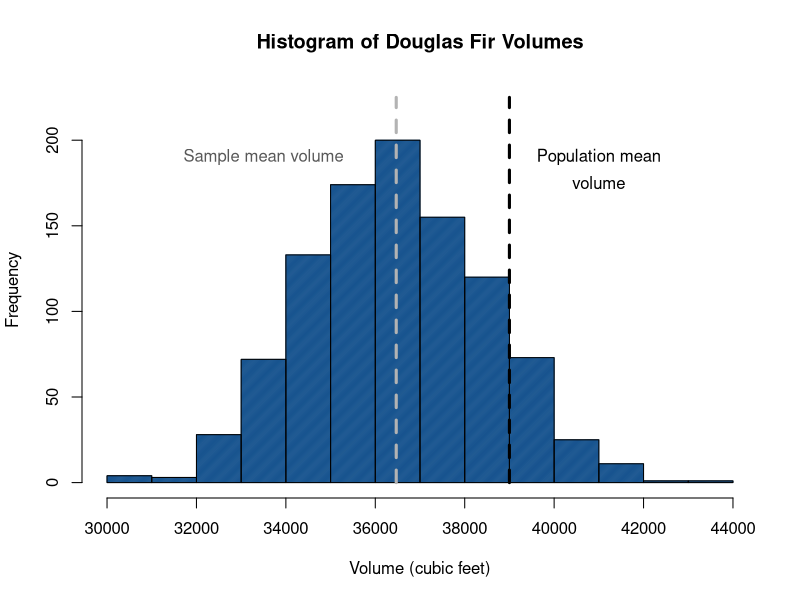
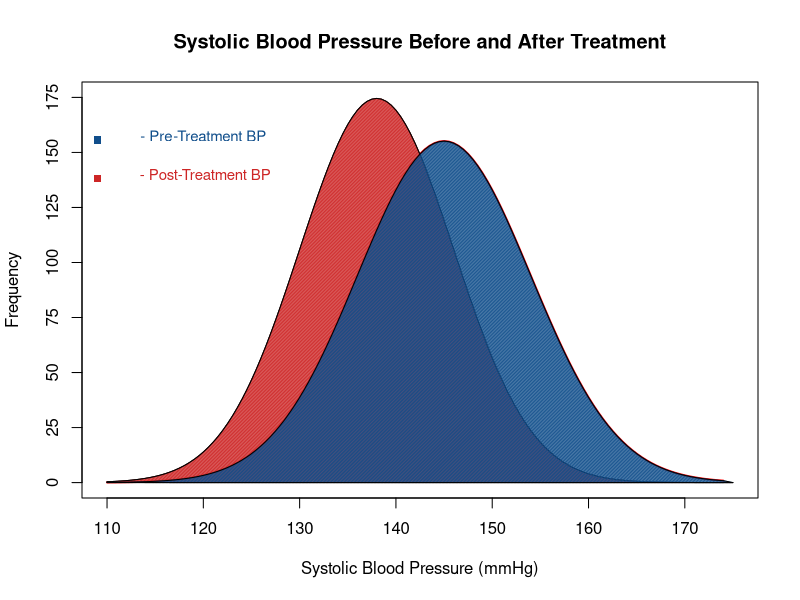
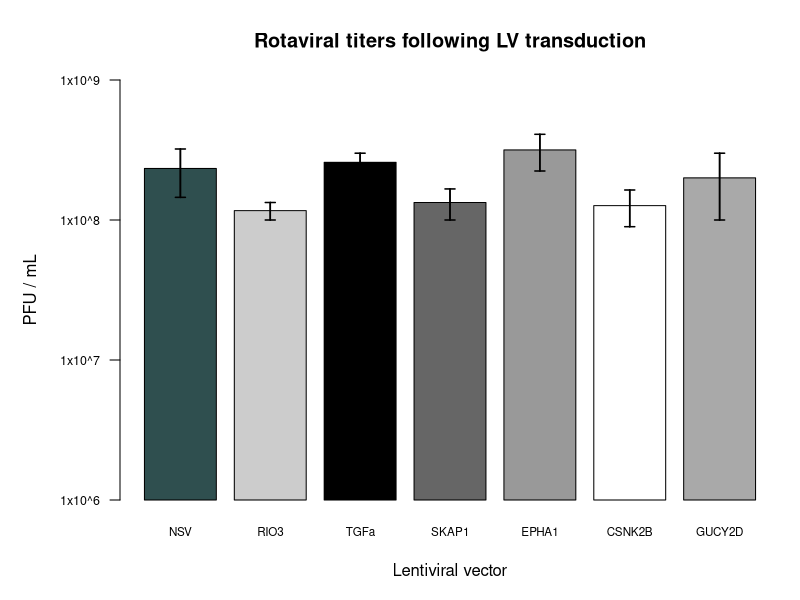

Source code (R) for these figures, in order:
###############################################################################
# One-Sample t-Test Example
###############################################################################

set.seed(0)
treeVolume <- c(rnorm(1000, mean = 36500, sd = 2000))
t.test(treeVolume, mu = 39000)

hist(treeVolume, freq = TRUE, density = 150, col = "dodgerblue4",
     border = "black", breaks = 15, 
     main = "Histogram of Douglas Fir Volumes",
     xlab = "Volume (cubic feet)", xlim = c(30000, 44000),
     ylim = c(0, 225))

segments(39000, 0, 39000, 225, lwd = 3,
         lty = 2)
text(41000, 190, "Population mean")
text(41000, 175, "volume")

segments(mean(treeVolume), 0, mean(treeVolume), 225,
         lwd = 3, lty = 2, col = "gray70")
text(33500, 190, "Sample mean volume", col = "gray35")

###############################################################################
# Paired-Samples Example
###############################################################################

# Let's say that we're measuring systolic
# blood pressures of patients before and
# after treatment with a drug meant to 
# reduce hypertension

set.seed(2820)

# We have 500 patients with a preTreat systolic
# bp of M = 145, SD = 11
preTreat <- c(rnorm(1000, mean = 145, sd = 9))

# And a postTreat systolic bp M = 130
# and SD = 15
postTreat <- c(rnorm(1000, mean = 138, sd = 8))

# Did the treatment reduce hypertension?
t.test(preTreat, postTreat, paired=TRUE)

bloodPressures <- data.frame(Systolic = c(preTreat, postTreat),
                         Treatment = c(rep("Pre-Treatment", 1000), 
                                       rep("Post-Treatment", 1000)))

# Optional histogram using ggplot

# library(ggplot2)
# ggplot(bloodPressures, aes(x = Systolic, fill = Treatment)) +
#   geom_bar(binwidth = 3, colour = "black", position = "identity", alpha = 0.6) + 
#   xlim(117, 174) +
#   xlab("Systolic Blood Pressure (mmHg)") + 
#   ggtitle("Systolic Blood Pressure Before and After Treatment")

x <- seq(from = 110, to = 174, by = 0.5)
y1 <- dnorm(x, mean = 145, sd = 9)
y2 <- dnorm(x, mean = 138, sd = 8)
plot(x, y1, type="l", lwd=2, col="red",
     main="Systolic Blood Pressure Before and After Treatment",
     xlab = "Systolic Blood Pressure (mmHg)",
     ylab = "Frequency", yaxt="n",
     xlim = c(110, 175), ylim = c(0, 0.05))
lines(x, y2)
polygon(c(110,x,175),c(0,y2,0), col="firebrick3", density = 100,
        border = "black")
polygon(c(117,x,175),c(0,y1,0), col="dodgerblue4", density = 100,
        border = "black")

ylab=c(seq(from=0, to=175, by=25))
y=c(seq(from=0, to=0.05, length.out = 8))
axis(2,at=y,labels=ylab)

text(x = 120, y = 0.045, "- Pre-Treatment BP", col = "dodgerblue4", cex = 0.9)
text(x = 120, y = 0.04, " - Post-Treatment BP", col = "firebrick3", cex = 0.9)
points(109, 0.0445, pch = 15, col = "dodgerblue4")
points(109, 0.0395, pch = 15, col = "firebrick3")

###############################################################################
# Equality of Variance
###############################################################################

# For Levene's Test:
library(car)
leveneTest(bloodPressures$Systolic, bloodPressures$Treatment)

# Or:
var.test(preTreat, postTreat)

###############################################################################
# Implementation in R
###############################################################################

# Independent 2-group t-test
# where y1 and y2 are numeric
set.seed(0)
ClevelandSpending <- rnorm(50, mean = 250, sd = 75)
NYSpending <- rnorm(50, mean = 300, sd = 80)
t.test(ClevelandSpending, NYSpending, var.equal=TRUE)

# Independent 2-group t-test
# where y1 is numeric and y2 is binary
spending <- c(ClevelandSpending, NYSpending)
city <- c(rep("Cleveland", 50), rep("New York", 50))
t.test(spending~city, var.equal=TRUE)

# Independent 2-group t-test
# Equal variances not assumed
t.test(ClevelandSpending, NYSpending, var.equal=FALSE)

# Paired-samples t-test
# where y1 & y2 are numeric
set.seed(2820)
preTreat <- c(rnorm(1000, mean = 145, sd = 9))
postTreat <- c(rnorm(1000, mean = 138, sd = 8))
t.test(preTreat, postTreat, paired=TRUE)

# One-sample t-test
set.seed(0)
treeVolume <- c(rnorm(75, mean = 36500, sd = 2000))
t.test(treeVolume, mu = 39000) # Ho: mu = 39000

########################################
# Plotting group means with error bars
########################################

# Our initial data with kinase name and
# plaque forming units per mL
data2 <- data.frame(kinase = c(rep("NSV",3),rep("RIO3",3),
                               rep("TGFa",3),rep("SKAP1",3),
                               rep("EPHA1",3),rep("CSNK2B",3),
                               rep("GUCY2D",3)),
                   vial = c(rep(seq(from = 1, to = 3, by = 1),7)),
                   PFU = c(400000000, 100000000, 200000000,
                           100000000, 100000000, 150000000,
                           300000000, 175000000, 300000000,
                           100000000, 100000000, 200000000,
                           250000000, 500000000, 200000000,
                           100000000, 200000000,  80000000,
                           100000000, 100000000, 400000000))

# Specify that the kinase targeted should be
# treated as a factor
data2$kinase <- factor(data2$kinase)

# How our bars will be labeled when we graph them
names <- c("NSV", "RIO3", "TGFa", "SKAP1", "EPHA1", "CSNK2B", "GUCY2D")

# Calculate the mean for each of our kinase knock-downs
mean <- c(mean(data2[data2$kinase=="NSV",]$PFU),
          mean(data2[data2$kinase=="RIO3",]$PFU),
          mean(data2[data2$kinase=="TGFa",]$PFU),
          mean(data2[data2$kinase=="SKAP1",]$PFU),
          mean(data2[data2$kinase=="EPHA1",]$PFU),
          mean(data2[data2$kinase=="CSNK2B",]$PFU),
          mean(data2[data2$kinase=="GUCY2D",]$PFU))

# And the standard error
se <- c(sd(data2[data2$kinase=="NSV",]$PFU)/sqrt(3),
        sd(data2[data2$kinase=="RIO3",]$PFU)/sqrt(3),
        sd(data2[data2$kinase=="TGFa",]$PFU)/sqrt(3),
        sd(data2[data2$kinase=="SKAP1",]$PFU)/sqrt(3),
        sd(data2[data2$kinase=="EPHA1",]$PFU)/sqrt(3),
        sd(data2[data2$kinase=="CSNK2B",]$PFU)/sqrt(3),
        sd(data2[data2$kinase=="GUCY2D",]$PFU)/sqrt(3))

# The par() function lets us change the margins
# so we can fit all of our data labels
par(mar = c(5, 6, 4, 1))

# Specify the max y-axis value
plotTop <- max(1e+9)

# Construct our barplot and specify some more
# graphical parameters
barCenters <- barplot(height = mean, names.arg=names,
                      col=c("darkslategray", "gray80", "black",
                            "gray40", "gray60", "white", "darkgray"),
                      space=0.25,
                      las=1, ylim=c(1e+06,plotTop), cex.names = 0.7,
                      main = "Rotaviral titers following LV transduction",
                      ylab = "", xlab = "", border = "black",
                      axes = TRUE, log = "y", yaxt="n")

# Specify the range and labels for our y-axis
y=c(1e+06,1e+07,1e+08,1e+09)
ylab=c("1x10^6","1x10^7","1x10^8","1x10^9")

# Finally, construct the axes!
axis(2, at=y, labels=ylab,
     cex.axis = 0.75, las = 1)

# Give the y-axis label
mtext("PFU / mL", side=2,
      line=4, cex.lab=2, las=0, col="black")

# Same for the x-axis
mtext("Lentiviral vector", side=1,
      line=3, cex.lab=2, las=1, col="black")

# Lastly, the error bars
segments(barCenters, mean-se, barCenters, mean+se, lwd=1.5)
arrows(barCenters, mean-se, barCenters, mean+se, lwd=1.5,
       angle=90, code=3, length = 0.05)